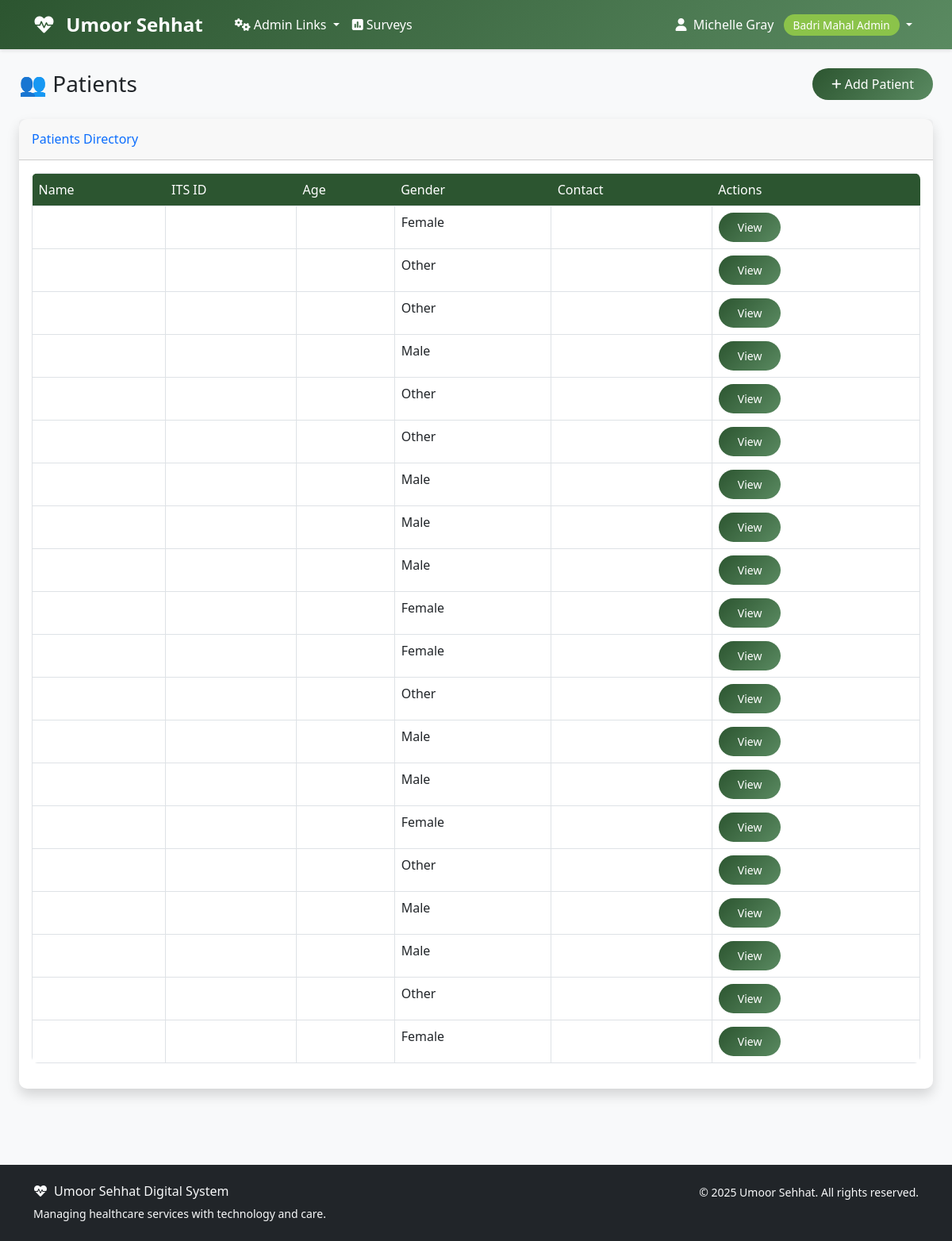
Screenshot of /mahalshifa/patients/ (signed in) with the database file from the repository.
### accounts/models.py (models this page shows, shortened)
class User(AbstractUser):
    ROLE_CHOICES = [
        ('aamil', 'Aamil'),
        ('moze_coordinator', 'Moze Coordinator'),
        ('doctor', 'Doctor'),
        ('student', 'Student'),
        ('badri_mahal_admin', 'Badri Mahal Admin'),
    ]
    role = models.CharField(max_length=20, choices=ROLE_CHOICES, default='student')
    its_id = models.CharField(
        max_length=8,
        unique=True,
        null=True,
        blank=True,
        validators=[RegexValidator(
            regex=r'^\d{8}$',
            message='ITS ID must be exactly 8 digits',
            code='invalid_its_id'
        )],
        help_text='8-digit ITS ID'
    )
    phone_number = models.CharField(max_length=15, blank=True, null=True)
    profile_photo = models.URLField(blank=True, null=True)
    arabic_name = models.CharField(max_length=100, blank=True, null=True)
    age = models.PositiveIntegerField(blank=True, null=True)
    verified_certificate = models.FileField(upload_to='certificates/', blank=True, null=True)
    specialty = models.CharField(max_length=100, blank=True, null=True)
    college = models.CharField(max_length=100, blank=True, null=True)  # For students
    specialization = models.CharField(max_length=100, blank=True, null=True)  # For students
    created_at = models.DateTimeField(auto_now_add=True)
    updated_at = models.DateTimeField(auto_now=True)
    def get_full_name(self):
        if self.arabic_name:
            return self.arabic_name
        return super().get_full_name() or self.username
    @property
    def is_aamil(self):
        return self.role == 'aamil'
    @property
    def is_moze_coordinator(self):
        return self.role == 'moze_coordinator'
    @property
    def is_doctor(self):
        return self.role == 'doctor'
    @property
    def is_student(self):
        return self.role == 'student'
    @property
    def is_admin(self):
        return self.role == 'badri_mahal_admin' or self.is_superuser
    class Meta:
        verbose_name = 'User'
        verbose_name_plural = 'Users'
        ordering = ['first_name', 'last_name']

### mahalshifa/models.py (models this page shows, shortened)
class Patient(models.Model):
    its_id = models.CharField(
        max_length=8,
        unique=True,
        validators=[RegexValidator(
            regex=r'^\d{8}$',
            message='ITS ID must be exactly 8 digits'
        )]
    )
    first_name = models.CharField(max_length=50)
    last_name = models.CharField(max_length=50)
    arabic_name = models.CharField(max_length=100, blank=True, null=True)
    date_of_birth = models.DateField()
    gender = models.CharField(
        max_length=10,
        choices=[
            ('male', 'Male'),
            ('female', 'Female'),
            ('other', 'Other')
        ]
    )
    phone_number = models.CharField(max_length=15)
    email = models.EmailField(blank=True, null=True)
    address = models.TextField()
    emergency_contact_name = models.CharField(max_length=100)
    emergency_contact_phone = models.CharField(max_length=15)
    emergency_contact_relationship = models.CharField(max_length=50)
    blood_group = models.CharField(
        max_length=5,
        choices=[
            ('A+', 'A+'), ('A-', 'A-'),
            ('B+', 'B+'), ('B-', 'B-'),
            ('AB+', 'AB+'), ('AB-', 'AB-'),
            ('O+', 'O+'), ('O-', 'O-'),
        ],
        blank=True,
        null=True
    )
    allergies = models.TextField(blank=True, null=True, help_text='Known allergies')
    chronic_conditions = models.TextField(blank=True, null=True, help_text='Chronic medical conditions')
    current_medications = models.TextField(blank=True, null=True, help_text='Current medications')
    registered_moze = models.ForeignKey(
        Moze,
        on_delete=models.SET_NULL,
        null=True,
        blank=True,
        related_name='registered_patients'
    )
    registration_date = models.DateField(auto_now_add=True)
    is_active = models.BooleanField(default=True)
    user_account = models.OneToOneField(
        settings.AUTH_USER_MODEL,
        on_delete=models.SET_NULL,
        null=True,
        blank=True,
        related_name='patient_record'
    )
    created_at = models.DateTimeField(auto_now_add=True)
    updated_at = models.DateTimeField(auto_now=True)
    class Meta:
        ordering = ['last_name', 'first_name']
        verbose_name = 'Patient'
        verbose_name_plural = 'Patients'

### mahalshifa/views.py (the view, shortened to what this page needs)
# urls.py: path('patients/', views.PatientListView.as_view(), name='patient_list'),
class PatientListView(LoginRequiredMixin, ListView):
    model = Patient
    template_name = 'mahalshifa/patient_list.html'
    context_object_name = 'patients'
    paginate_by = 20
    def get_queryset(self):
        user = self.request.user
        if user.is_admin:
            return Patient.objects.all()
        elif user.is_aamil or user.is_moze_coordinator:
            return Patient.objects.filter(registered_moze__aamil=user)
    def get_context_data(self, **kwargs):
        context = super().get_context_data(**kwargs)
        user = self.request.user
        if user.is_admin or user.is_aamil or user.is_moze_coordinator:
            context['hospitals'] = Hospital.objects.filter(is_active=True)
        context['current_filters'] = {
            'hospital': self.request.GET.get('hospital', ''),
            'status': self.request.GET.get('status', ''),
            'search': self.request.GET.get('search', ''),
        }
        return context

### templates/mahalshifa/patient_list.html (shortened to what this page needs)
{% extends 'base.html' %}
{% block content %}
<div class="container-fluid">
    <div class="row mb-4">
        <div class="col-12">
            <div class="d-sm-flex align-items-center justify-content-between">
                <h1 class="h3 mb-0 text-gray-800">👥 Patients</h1>
                {% if user.is_admin or user.is_aamil or user.is_moze_coordinator %}
                    <a href="{% url 'mahalshifa:patient_create' %}" class="btn btn-primary">
                        <i class="fas fa-plus fa-sm"></i> Add Patient
                    </a>
                {% endif %}
            </div>
        </div>
    </div>
        <div class="card shadow mb-4">
            <div class="card-header py-3">
                <h6 class="m-0 font-weight-bold text-primary">Patients Directory</h6>
            </div>
            <div class="card-body">
                {% if patients %}
                    <div class="table-responsive">
                        <table class="table table-bordered">
                            <thead>
                                <tr>
                                    <th>Name</th>
                                    <th>ITS ID</th>
                                    <th>Age</th>
                                    <th>Gender</th>
                                    <th>Contact</th>
                                    <th>Actions</th>
                                </tr>
                            </thead>
                            <tbody>
                                {% for patient in patients %}
                                <tr>
                                    <td>
                                    </td>
                                    <td>{{ patient.user.its_id }}</td>
                                    <td>{{ patient.age }}</td>
                                    <td>{{ patient.get_gender_display }}</td>
                                    <td>{{ patient.user.phone_number }}</td>
                                    <td>
                                        <a href="{% url 'mahalshifa:patient_detail' patient.pk %}" class="btn btn-sm btn-primary">View</a>
                                    </td>
                                </tr>
                                {% endfor %}
                            </tbody>
                        </table>
                    </div>
                {% else %}
                    <p class="text-muted">No patients registered yet.</p>
                {% endif %}
            </div>
        </div>
</div>
{% endblock %}

### templates/base.html (shortened to what this page needs)
<!DOCTYPE html>
<html lang="en">
<head>
    <link href="https://cdn.jsdelivr.net/npm/bootstrap@5.3.0/dist/css/bootstrap.min.css" rel="stylesheet">
    <link href="https://cdnjs.cloudflare.com/ajax/libs/font-awesome/6.0.0/css/all.min.css" rel="stylesheet">
</head>
<body>
    <nav class="navbar navbar-expand-lg navbar-custom">
        <div class="container">
            <a class="navbar-brand text-white" href="{% url 'dashboard' %}">
                <i class="fas fa-heartbeat me-2"></i>
                Umoor Sehhat
            </a>
            <div class="collapse navbar-collapse" id="navbarNav">
                {% if user.is_authenticated %}
                    <ul class="navbar-nav me-auto">
                        {% if user.is_admin %}
                            <li class="nav-item dropdown">
                                <a class="nav-link dropdown-toggle" href="#" id="adminDropdown" role="button" data-bs-toggle="dropdown" aria-expanded="false">
                                    <i class="fas fa-cogs me-1"></i>Admin Links
                                </a>
                            </li>
                        {% endif %}
                        <li class="nav-item">
                            <a class="nav-link" href="{% url 'surveys:list' %}" class="text-decoration-none">
                                <i class="fas fa-poll me-1"></i>Surveys
                            </a>
                        </li>
                    </ul>
                    <ul class="navbar-nav">
                        <li class="nav-item dropdown">
                            <a class="nav-link dropdown-toggle" href="#" id="navbarDropdown" role="button" data-bs-toggle="dropdown">
                                <i class="fas fa-user me-1"></i>
                                {{ user.get_full_name|default:user.username }}
                                <span class="role-badge ms-2">{{ user.get_role_display }}</span>
                            </a>
                        </li>
                    </ul>
                {% endif %}
            </div>
        </div>
    </nav>
    <main class="container-fluid py-4">
        {% block content %}{% endblock %}
    </main>
    <footer class="bg-dark text-light py-4 mt-5">
        <div class="container">
            <div class="row">
                <div class="col-md-6">
                    <h6><i class="fas fa-heartbeat me-2"></i>Umoor Sehhat Digital System</h6>
                    <p class="small mb-0">Managing healthcare services with technology and care.</p>
                </div>
                <div class="col-md-6 text-md-end">
                    <p class="small mb-0">
                        &copy; {% now "Y" %} Umoor Sehhat. All rights reserved.
                    </p>
                </div>
            </div>
        </div>
    </footer>
</body>
</html>

### templates/base.html (style rules this page uses)
:root { --primary-color: #2c5530; --secondary-color: #5a8a61; --accent-color: #8bc34a; --text-dark: #2d3436; --bg-light: #f8f9fa; }
body { font-family: 'Segoe UI', Tahoma, Geneva, Verdana, sans-serif; background-color: var(--bg-light); }
.navbar-brand { font-weight: bold; color: white !important; font-size: 1.5rem; margin-right: 2rem; }
.navbar-custom { background: linear-gradient(135deg, var(--primary-color), var(--secondary-color)); box-shadow: 0 2px 4px rgba(0,0,0,.1); }
.navbar-custom .navbar-nav .nav-link { color: white !important; font-weight: 500; transition: all 0.3s ease; }
.card { border: none; border-radius: 10px; box-shadow: 0 4px 6px rgba(0,0,0,.1); transition: transform 0.3s ease; }
.btn-primary { background: linear-gradient(135deg, var(--primary-color), var(--secondary-color)); border: none; border-radius: 25px; padding: 8px 24px; font-weight: 500; transition: all 0.3s ease; }
.role-badge { background: var(--accent-color); color: white; padding: 4px 12px; border-radius: 20px; font-size: 0.85rem; font-weight: 500; }
.table { border-radius: 8px; overflow: hidden; }
.table thead th { border: none; background: var(--primary-color); color: white; font-weight: 500; }

### rows the page displays
User: get_full_name "Michelle Gray", role "Badri Mahal Admin"
Patient: gender "Female"
Patient: gender "Other"
Patient: gender "Other"
Patient: gender "Male"
Patient: gender "Other"
Patient: gender "Other"
Patient: gender "Male"
Patient: gender "Male"
Patient: gender "Male"
Patient: gender "Female"
Patient: gender "Female"
Patient: gender "Other"
Patient: gender "Male"
Patient: gender "Male"
Patient: gender "Female"
Patient: gender "Other"
Patient: gender "Male"
Patient: gender "Male"
Patient: gender "Other"
Patient: gender "Female"
